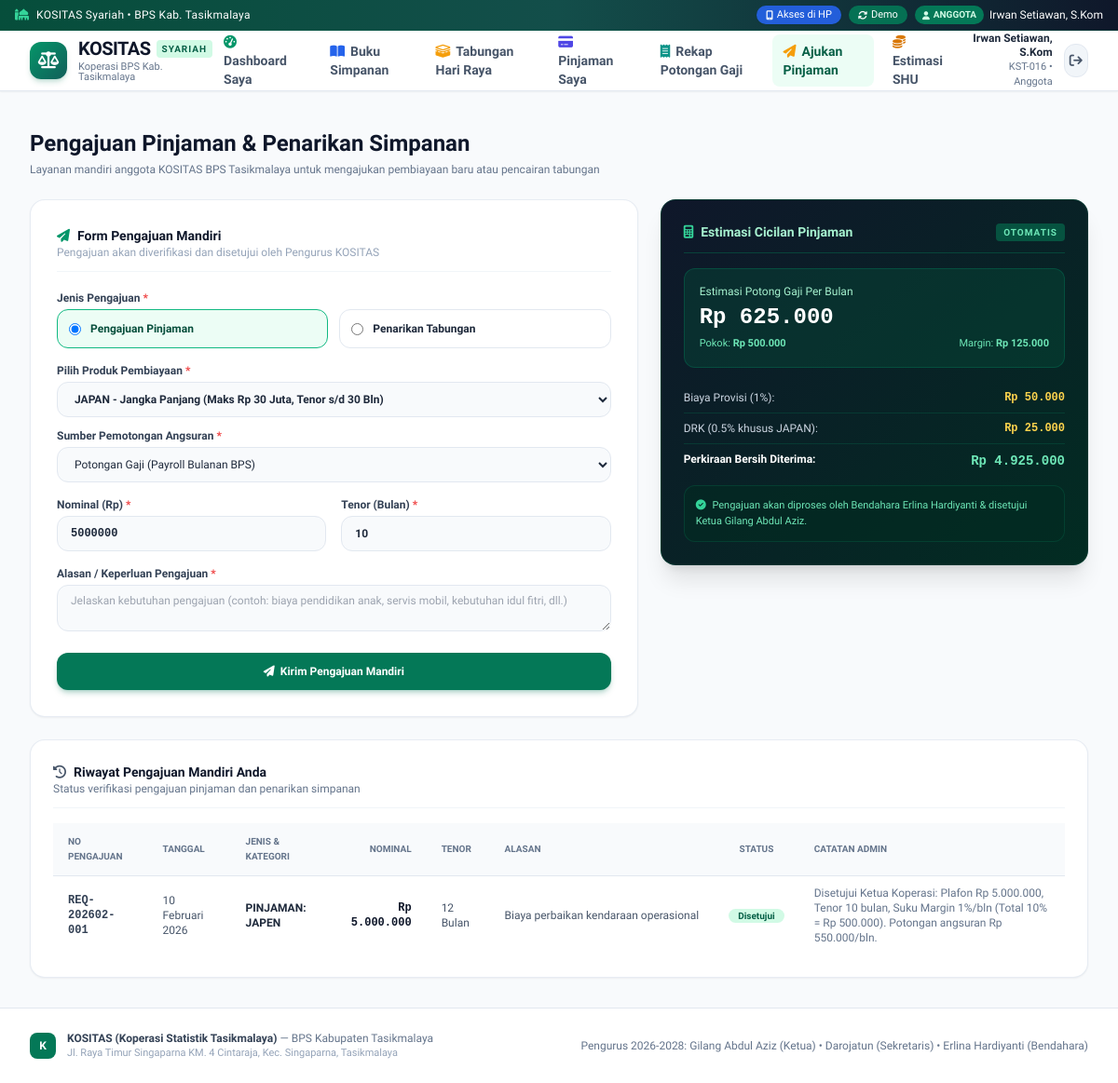
Before: /anggota/pengajuan (signed in) with the older database file.
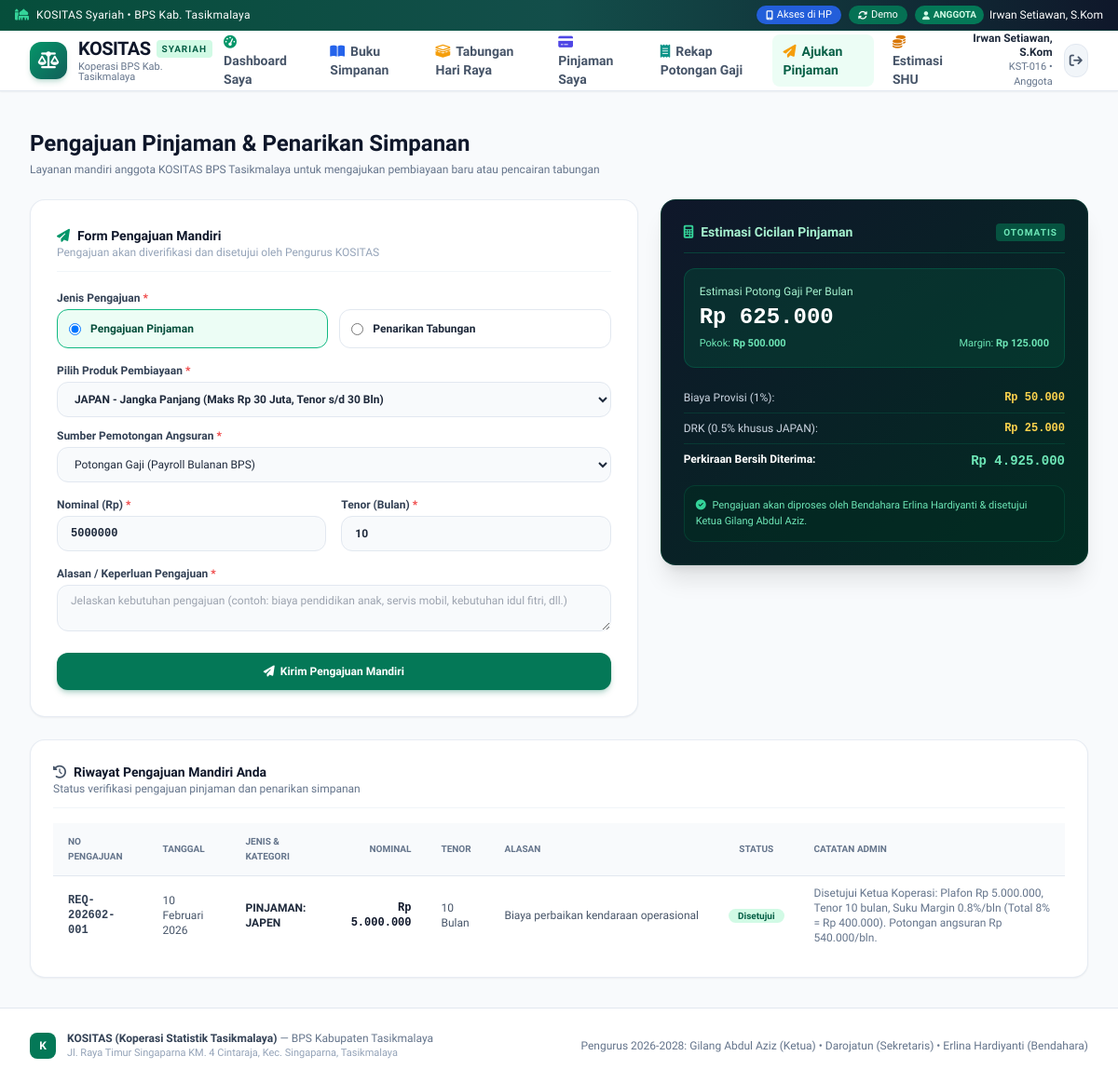
After: the same page with the newer database file.
### tables this page shows
CREATE TABLE pengajuan_online (
        id INTEGER PRIMARY KEY AUTOINCREMENT,
        no_pengajuan TEXT UNIQUE NOT NULL,
        anggota_id INTEGER NOT NULL,
        jenis TEXT NOT NULL, -- 'PINJAMAN', 'PENARIKAN_SIMPANAN', 'SETORAN_SIMPANAN'
        kategori TEXT NOT NULL, -- 'JAPAN', 'JAPEN', 'Bon Putih', 'Barang', 'Lebaran', 'Qurban', 'Manasuka'
        nominal REAL NOT NULL,
        tenor_bulan INTEGER DEFAULT 1,
        tanggal_pengajuan DATE DEFAULT (CURRENT_DATE),
        alasan TEXT,
        status TEXT DEFAULT 'Menunggu', -- 'Menunggu', 'Disetujui', 'Ditolak'
        catatan_admin TEXT,
        tanggal_diproses DATE,
        created_at TIMESTAMP DEFAULT CURRENT_TIMESTAMP, pinjaman_id INTEGER,
        FOREIGN KEY (anggota_id) REFERENCES anggota (id) ON DELETE CASCADE
    );

### app.py (the view, shortened to what this page needs)
@app.route('/anggota/pengajuan', methods=['GET', 'POST'])
@login_required
def anggota_pengajuan():
    user = get_current_user()
    conn = database.get_db()
    cursor = conn.cursor()
    cursor.execute('''
    SELECT * FROM pengajuan_online
    WHERE anggota_id = ?
    ORDER BY tanggal_pengajuan DESC
    ''', (user['id'],))
    my_requests = [dict(r) for r in cursor.fetchall()]
    conn.close()
    return render_template('anggota/pengajuan.html', member=user, requests=my_requests)

### app.py (called while the page is built)
def get_local_ip():
    try:
        s = socket.socket(socket.AF_INET, socket.SOCK_DGRAM)
        s.connect(('8.8.8.8', 80))
        ip = s.getsockname()[0]
        s.close()
        return ip
    except Exception:
        return '192.168.200.9'

@app.template_filter('rupiah')
def rupiah_filter(val):
    if val is None:
        return 'Rp 0'
    try:
        val = float(val)
        return f"Rp {val:,.0f}".replace(',', '.')
    except (ValueError, TypeError):
        return 'Rp 0'

@app.template_filter('format_date')
def format_date_filter(val):
    if not val:
        return '-'
    try:
        if isinstance(val, str):
            dt = datetime.strptime(val[:10], '%Y-%m-%d')
        else:
            dt = val
        bulan_nama = [
            '', 'Januari', 'Februari', 'Maret', 'April', 'Mei', 'Juni',
            'Juli', 'Agustus', 'September', 'Oktober', 'November', 'Desember'
        ]
        return f"{dt.day} {bulan_nama[dt.month]} {dt.year}"
    except Exception:
        return str(val)

def get_current_user():
    user_id = session.get('user_id')
    if not user_id:
        return None
    return models.get_anggota_by_id(user_id)

### templates/anggota/pengajuan.html (shortened to what the changed rows need)
{% extends 'base.html' %}
{% block content %}
<div class="space-y-6">
  <div class="flex flex-col sm:flex-row sm:items-center justify-between gap-4">
    <div>
      <h1 class="text-2xl font-extrabold text-slate-900">Pengajuan Pinjaman & Penarikan Simpanan</h1>
    </div>
  </div>
  <div class="grid grid-cols-1 lg:grid-cols-12 gap-6">
    <div class="lg:col-span-7 bg-white rounded-2xl border border-slate-200/80 shadow-sm p-6 sm:p-7 space-y-5">
      <div class="border-b border-slate-100 pb-3">
        <h2 class="text-sm font-bold text-slate-900 flex items-center gap-2">
          <i class="fa-solid fa-paper-plane text-emerald-600"></i>
          Form Pengajuan Mandiri
        </h2>
      </div>
    </div>
  </div>
  <div class="bg-white rounded-2xl border border-slate-200/80 shadow-sm overflow-hidden p-6 space-y-4">
    <div class="border-b border-slate-100 pb-3">
      <h2 class="text-sm font-bold text-slate-900 flex items-center gap-2">
        <i class="fa-solid fa-clock-rotate-left text-slate-600"></i>
        Riwayat Pengajuan Mandiri Anda
      </h2>
    </div>
    <div class="overflow-x-auto">
      <table class="w-full text-xs text-left">
        <thead class="bg-slate-50 text-slate-500 uppercase text-[10px] font-bold border-b border-slate-200">
          <tr>
            <th class="py-3 px-4">No Pengajuan</th>
            <th class="py-3 px-4">Tanggal</th>
            <th class="py-3 px-4">Jenis & Kategori</th>
            <th class="py-3 px-4 text-right">Nominal</th>
            <th class="py-3 px-4">Tenor</th>
            <th class="py-3 px-4">Alasan</th>
            <th class="py-3 px-4 text-center">Status</th>
            <th class="py-3 px-4">Catatan Admin</th>
          </tr>
        </thead>
        <tbody class="divide-y divide-slate-100">
          {% for r in requests %}
          <tr class="hover:bg-slate-50">
            <td class="py-2.5 px-4 font-mono font-bold text-slate-700">{{ r.no_pengajuan }}</td>
            <td class="py-2.5 px-4 text-slate-600">{{ r.tanggal_pengajuan|format_date }}</td>
            <td class="py-2.5 px-4 font-bold text-slate-800">{{ r.jenis }}: {{ r.kategori }}</td>
            <td class="py-2.5 px-4 text-right font-mono font-bold text-slate-900">{{ r.nominal|rupiah }}</td>
            <td class="py-2.5 px-4 text-slate-600">{% if r.tenor_bulan > 1 %}{{ r.tenor_bulan }} Bulan{% else %}-{% endif %}</td>
            <td class="py-2.5 px-4 text-slate-600 max-w-xs truncate">{{ r.alasan }}</td>
            <td class="py-2.5 px-4 text-center">
              <span class="px-2.5 py-0.5 rounded-full text-[10px] font-bold
                {% if r.status == 'Menunggu' %}bg-amber-100 text-amber-800
                {% elif r.status == 'Disetujui' %}bg-emerald-100 text-emerald-800
                {% else %}bg-red-100 text-red-700{% endif %}">
                {{ r.status }}
              </span>
            </td>
            <td class="py-2.5 px-4 text-slate-500">{{ r.catatan_admin or '-' }}</td>
          </tr>
          {% else %}
          <tr>
            <td colspan="8" class="py-6 text-center text-slate-400 text-xs">
              Belum ada riwayat pengajuan online.
            </td>
          </tr>
          {% endfor %}
        </tbody>
      </table>
    </div>
  </div>
</div>
{% endblock %}

Changed rows visible on the page:
changed pengajuan_online "REQ-202602-001": tenor_bulan "12" → "10"; catatan_admin "Disetujui Ketua Koperasi: Plafon Rp 5.000.000, Tenor 10 bulan, Suku Margin 1%/bln (Total 10% = Rp 500.000). Potongan angsuran Rp 550.000/bln." → "Disetujui Ketua Koperasi: Plafon Rp 5.000.000, Tenor 10 bulan, Suku Margin 0.8%/bln (Total 8% = Rp 400.000). Potongan angsuran Rp 540.000/bln."
